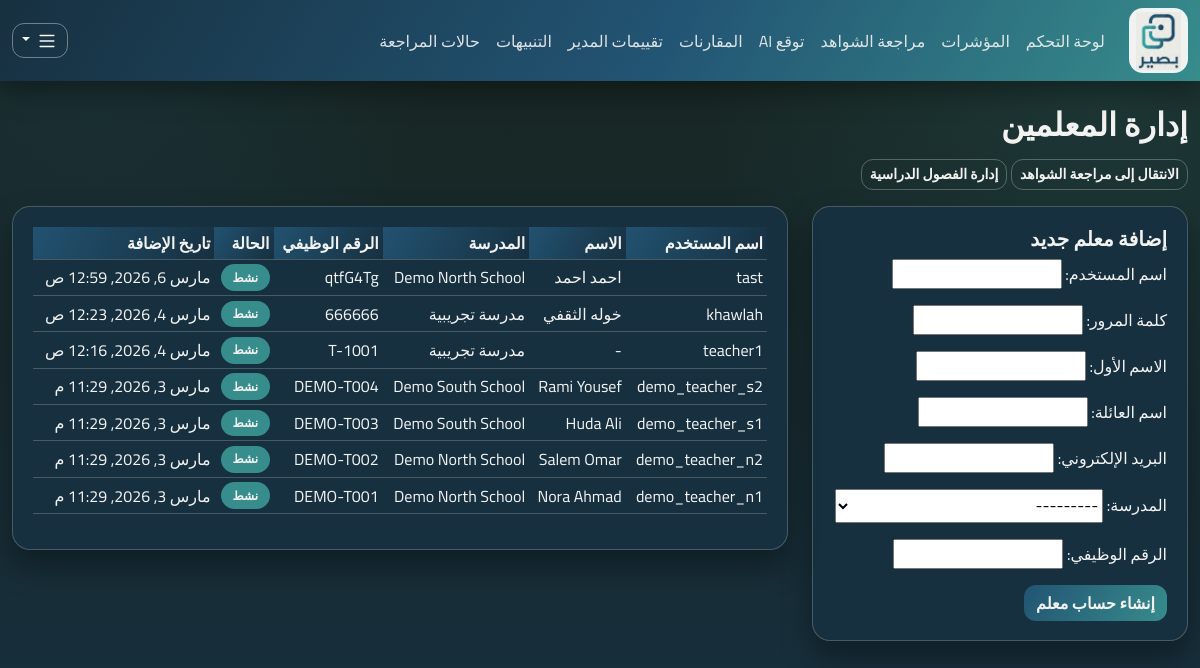
Page /teachers/manage/ (signed in) on the committed database.
### apps/teachers/models.py (models this page shows, shortened)
class Teacher(models.Model):
    user = models.OneToOneField("accounts.User", on_delete=models.CASCADE, related_name="teacher_profile")
    school = models.ForeignKey("schools.School", on_delete=models.PROTECT, related_name="teachers")
    employee_id = models.CharField(max_length=50, unique=True)
    is_active = models.BooleanField(default=True)
    created_at = models.DateTimeField(auto_now_add=True)
    class Meta:
        indexes = [models.Index(fields=["school", "employee_id"])]

### apps/accounts/models.py (models this page shows)
class User(AbstractUser):
    class Role(models.TextChoices):
        TEACHER = "TEACHER", "Teacher"
        LEADER = "LEADER", "Leader"
        ADMIN = "ADMIN", "Admin"
    role = models.CharField(max_length=16, choices=Role.choices, default=Role.TEACHER)
    school = models.ForeignKey("schools.School", null=True, blank=True, on_delete=models.SET_NULL)
    class Meta:
        indexes = [models.Index(fields=["role", "school"])]

### apps/schools/models.py (models this page shows)
class School(models.Model):
    code = models.CharField(max_length=20, unique=True)
    name = models.CharField(max_length=255)
    is_active = models.BooleanField(default=True)
    created_at = models.DateTimeField(auto_now_add=True)
    class Meta:
        indexes = [models.Index(fields=["code"])]
    def __str__(self) -> str:
        return f"{self.code} - {self.name}"

### apps/ui/views.py (the view)
# urls.py: path("teachers/manage/", views.teachers_manage_page, name="teachers-manage"),
@login_required
def teachers_manage_page(request: HttpRequest) -> HttpResponse:
    if not _require_roles(request.user, [User.Role.LEADER, User.Role.ADMIN]):
        messages.error(request, "إدارة المعلمين متاحة فقط للقادة أو المديرين.")
        return redirect("ui:dashboard")
    teachers = _by_role_teacher_scope(request.user).order_by("-created_at")
    if request.method == "POST":
        form = TeacherCreateForm(request.POST, user=request.user)
        if form.is_valid():
            data = form.cleaned_data
            with transaction.atomic():
                user = User.objects.create_user(
                    username=data["username"],
                    password=data["password"],
                    role=User.Role.TEACHER,
                    school=data["school"],
                    first_name=data["first_name"],
                    last_name=data["last_name"],
                    email=data["email"],
                    is_staff=False,
                    is_superuser=False,
                )
                teacher = Teacher.objects.create(
                    user=user,
                    school=data["school"],
                    employee_id=data["employee_id"],
                    is_active=True,
                )
                log_audit(
                    actor=request.user,
                    action="teacher.created",
                    entity_type="Teacher",
                    entity_id=str(teacher.id),
                    after={
                        "teacher_user_id": teacher.user_id,
                        "school_id": teacher.school_id,
                        "employee_id": teacher.employee_id,
                    },
                )
            messages.success(request, "تم إنشاء حساب المعلم بنجاح.")
            return redirect("ui:teachers-manage")
    else:
        form = TeacherCreateForm(user=request.user)
    return render(request, "ui/teachers_manage.html", {"form": form, "teachers": teachers})

### apps/ui/forms.py (shortened to what this page needs)
class TeacherCreateForm(forms.Form):
    username = forms.CharField(max_length=150, label="اسم المستخدم")
    password = forms.CharField(widget=forms.PasswordInput, label="كلمة المرور")
    first_name = forms.CharField(max_length=150, required=False, label="الاسم الأول")
    last_name = forms.CharField(max_length=150, required=False, label="اسم العائلة")
    email = forms.EmailField(required=False, label="البريد الإلكتروني")
    school = forms.ModelChoiceField(queryset=School.objects.none(), label="المدرسة")
    employee_id = forms.CharField(max_length=50, label="الرقم الوظيفي")
    def __init__(self, *args, **kwargs):
        self.user = kwargs.pop("user")
        super().__init__(*args, **kwargs)
        if self.user.role == self.user.Role.ADMIN:
            self.fields["school"].queryset = School.objects.filter(is_active=True).order_by("name")
        else:
            self.fields["school"].queryset = School.objects.filter(id=self.user.school_id, is_active=True)

### apps/ui/views.py (called while the page is built)
def _by_role_teacher_scope(user: User):
    qs = Teacher.objects.select_related("user", "school")
    if user.role == User.Role.ADMIN:
        return qs
    if user.role == User.Role.LEADER:
        return qs.filter(school=user.school)
    return qs.filter(user=user)

def _require_roles(user: User, allowed: list[str]) -> bool:
    return user.is_authenticated and user.role in allowed

### apps/ui/templates/ui/teachers_manage.html (shortened to what this page needs)
{% extends "ui/base.html" %}
{% block content %}
<h2 class="mb-3">إدارة المعلمين</h2>
<div class="mb-3">
  <a class="btn btn-outline-secondary btn-sm" href="{% url 'ui:evidences-admin' %}">الانتقال إلى مراجعة الشواهد</a>
  <a class="btn btn-outline-secondary btn-sm" href="{% url 'ui:semesters-manage' %}">إدارة الفصول الدراسية</a>
</div>
<div class="row g-4">
  <div class="col-lg-4">
    <div class="card">
      <div class="card-body">
        <h5>إضافة معلم جديد</h5>
        <form method="post">
          {{ form.as_p }}
          <button class="btn btn-primary" type="submit">إنشاء حساب معلم</button>
        </form>
      </div>
    </div>
  </div>
  <div class="col-lg-8">
    <div class="card">
      <div class="card-body">
        <div class="table-responsive">
          <table class="table table-sm align-middle">
            <thead>
              <tr>
                <th>اسم المستخدم</th>
                <th>الاسم</th>
                <th>المدرسة</th>
                <th>الرقم الوظيفي</th>
                <th>الحالة</th>
                <th>تاريخ الإضافة</th>
              </tr>
            </thead>
            <tbody>
              {% for teacher in teachers %}
                <tr>
                  <td>{{ teacher.user.username }}</td>
                  <td>{{ teacher.user.get_full_name|default:"-" }}</td>
                  <td>{{ teacher.school.name }}</td>
                  <td>{{ teacher.employee_id }}</td>
                  <td>
                    {% if teacher.is_active %}
                      <span class="badge text-bg-success">نشط</span>
                    {% else %}
                      <span class="badge text-bg-secondary">غير نشط</span>
                    {% endif %}
                  </td>
                  <td>{{ teacher.created_at }}</td>
                </tr>
              {% empty %}
                <tr><td colspan="6" class="text-muted">لا يوجد معلمون في النطاق الحالي.</td></tr>
              {% endfor %}
            </tbody>
          </table>
        </div>
      </div>
    </div>
  </div>
</div>
{% endblock %}

### apps/ui/templates/ui/base.html (style rules this page uses)
:root { --brand-primary: #225473; --brand-deep: #173040; --brand-accent: #378C8C; --accent-warm: #FFEDD4; --accent-cool: #D4FBFF; --bg-main: #182621; --text-main: #F2F2F0; --text-muted: #D6E1DF; --surface: #173040; --surface-soft: #225473; --line: rgba(242, 242, 240, 0.22); --shadow: 0 16px 30px rgba(0, 0, 0, 0.34); }
body { font-family: "Cairo", sans-serif; color: var(--text-main); background: radial-gradient(circle at 92% 8%, rgba(55, 140, 140, 0.16), transparent 30%), radial-gradient(circle at 8% 4%, rgba(34, 84, 115, 0.2), transparent 25%), linear-gradient(180deg, #182621 0%, #173040 100%); min-height: 100vh; }
h1, h2, h3, h4, h5, h6 { font-weight: 700; color: var(--text-main); }
.card { border: 1px solid var(--line); border-radius: 18px; box-shadow: var(--shadow); background: var(--surface); }
.card .card-body { padding: 1.2rem 1.25rem; }
.table { --bs-table-bg: transparent; --bs-table-border-color: var(--line); color: var(--text-main); }
.table thead th { background: linear-gradient(120deg, rgba(34, 84, 115, 0.95), rgba(23, 48, 64, 0.95)); color: var(--text-main); border-bottom-width: 1px; font-weight: 700; }
.table td, .table th, .form-label, .navbar-text, p, li { color: var(--text-main); }
.btn { border-radius: 12px; font-weight: 700; box-shadow: none; }
.btn-primary { border: none; color: #F2F2F0; background: linear-gradient(120deg, #225473, #378C8C); }
.btn-outline-secondary { border-color: rgba(242, 242, 240, 0.28); color: #F2F2F0; }
.badge { border-radius: 999px; padding: 0.46rem 0.72rem; font-weight: 700; }
.text-bg-success { background-color: #378C8C !important; color: #F2F2F0 !important; }
a { color: var(--accent-cool); }

### rows in the picture
Teacher: user.username "tast", user.get_full_name "احمد احمد", school.name "Demo North School", employee_id "qtfG4Tg", is_active "نشط", created_at "مارس 6, 2026, 12:59 ص"
Teacher: user.username "khawlah", user.get_full_name "خوله الثقفي", school.name "مدرسة تجريبية", employee_id "666666", is_active "نشط", created_at "مارس 4, 2026, 12:23 ص"
Teacher: user.username "teacher1", user.get_full_name "-", school.name "مدرسة تجريبية", employee_id "T-1001", is_active "نشط", created_at "مارس 4, 2026, 12:16 ص"
Teacher: user.username "demo_teacher_s2", user.get_full_name "Rami Yousef", school.name "Demo South School", employee_id "DEMO-T004", is_active "نشط", created_at "مارس 3, 2026, 11:29 م"
Teacher: user.username "demo_teacher_s1", user.get_full_name "Huda Ali", school.name "Demo South School", employee_id "DEMO-T003", is_active "نشط", created_at "مارس 3, 2026, 11:29 م"
Teacher: user.username "demo_teacher_n2", user.get_full_name "Salem Omar", school.name "Demo North School", employee_id "DEMO-T002", is_active "نشط", created_at "مارس 3, 2026, 11:29 م"
Teacher: user.username "demo_teacher_n1", user.get_full_name "Nora Ahmad", school.name "Demo North School", employee_id "DEMO-T001", is_active "نشط", created_at "مارس 3, 2026, 11:29 م"
